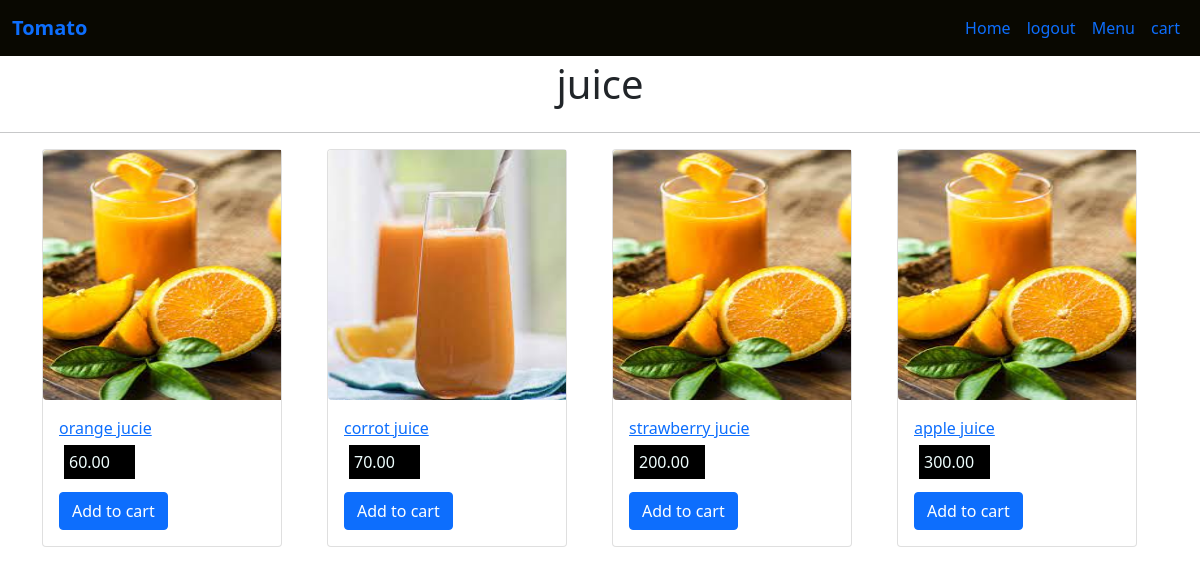
/menu/4 (signed in), run on the app's committed database.
### app1/models.py (models this page shows, shortened)
class category(models.Model):
    name=models.CharField(max_length=100)
    image=models.ImageField(upload_to='images/',default=True)

class menuitem(models.Model):
    name=models.CharField(max_length=200)
    description=models.CharField(max_length=200)
    image=models.ImageField(upload_to='images/')
    price=models.DecimalField(max_digits=5,decimal_places=2)
    category=models.ForeignKey(category,on_delete=models.CASCADE,default=1)

### app1/views.py (the view)
# urls.py: path('menu/<int:pk>',views.menu,name='menu'),
def menu(request,pk):
    category_instance = get_object_or_404(category, pk=pk)
    menu_items=menuitem.objects.filter(category=category_instance)
    return render(request, 'app1/menu.html', {'category_instance': category_instance, 'menu_items': menu_items})

### app1/templates/app1/menu.html (shortened to what this page needs)
{% extends 'app1/base.html' %}
{% load static %}
{% block content %}
<div class="container">
    <div class="row justify-content-center mt-1">
        <div class="col-md-12 col-sm-12"><center><h1>{{category_instance.name}}</h1></center></div>
    </div>
</div>
<hr>
<div class="container">
    <div class="row">
    {% for i in menu_items %}
<div class="col-md-3 col-sm-4 productbutton">
    <div class="card" style="width: 15rem;">
        <img src="{{ i.image.url }}" class="img-fluid rounded-start"class="card-img-top" style="height: 250px;" alt="...">
        <div class="card-body">
            <a href="#">{{i.name}}</a>
            <p style="padding: 5px; margin:5px; background:black;color:azure;margin-right:130px;">{{i.price}}</p>
            <button value="{{ i.id }}"class="btn btn-primary mt-2">Add to cart</button>
        </div>
        </div>
        </div>
        {% endfor %}
    </div>
</div>
{% endblock %}

### data on the page
category: name "juice"
menuitem: image (picture), name "orange jucie", price "60.00", {{ i.id }} 5 (drawn)
menuitem: image (picture), name "corrot juice", price "70.00", {{ i.id }} 6 (drawn)
menuitem: image (picture), name "strawberry jucie", price "200.00", {{ i.id }} 7 (drawn)
menuitem: image (picture), name "apple juice", price "300.00", {{ i.id }} 8 (drawn)
